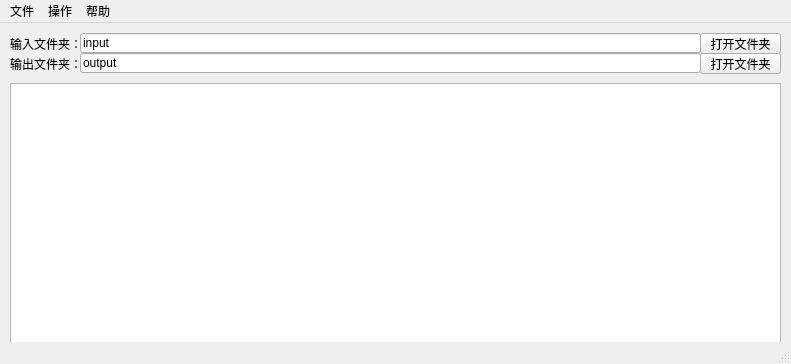
<?xml version="1.0" encoding="UTF-8"?>
<ui version="4.0">
 <class>MainWindow</class>
 <widget class="QMainWindow" name="MainWindow">
  <property name="geometry">
   <rect>
    <x>0</x>
    <y>0</y>
    <width>791</width>
    <height>364</height>
   </rect>
  </property>
  <property name="windowTitle">
   <string>MainWindow</string>
  </property>
  <widget class="QWidget" name="centralwidget">
   <widget class="QPlainTextEdit" name="log">
    <property name="geometry">
     <rect>
      <x>10</x>
      <y>60</y>
      <width>771</width>
      <height>261</height>
     </rect>
    </property>
    <property name="tabChangesFocus">
     <bool>true</bool>
    </property>
    <property name="readOnly">
     <bool>true</bool>
    </property>
   </widget>
   <widget class="QLineEdit" name="inputdir">
    <property name="geometry">
     <rect>
      <x>80</x>
      <y>10</y>
      <width>621</width>
      <height>20</height>
     </rect>
    </property>
    <property name="text">
     <string>input</string>
    </property>
    <property name="readOnly">
     <bool>true</bool>
    </property>
   </widget>
   <widget class="QLineEdit" name="outputdir">
    <property name="geometry">
     <rect>
      <x>80</x>
      <y>30</y>
      <width>621</width>
      <height>20</height>
     </rect>
    </property>
    <property name="text">
     <string>output</string>
    </property>
    <property name="readOnly">
     <bool>true</bool>
    </property>
   </widget>
   <widget class="QLabel" name="label">
    <property name="geometry">
     <rect>
      <x>10</x>
      <y>10</y>
      <width>71</width>
      <height>21</height>
     </rect>
    </property>
    <property name="text">
     <string>输入文件夹：</string>
    </property>
   </widget>
   <widget class="QLabel" name="label_2">
    <property name="geometry">
     <rect>
      <x>10</x>
      <y>30</y>
      <width>71</width>
      <height>21</height>
     </rect>
    </property>
    <property name="text">
     <string>输出文件夹：</string>
    </property>
   </widget>
   <widget class="QPushButton" name="pushButton">
    <property name="geometry">
     <rect>
      <x>700</x>
      <y>10</y>
      <width>81</width>
      <height>21</height>
     </rect>
    </property>
    <property name="text">
     <string>打开文件夹</string>
    </property>
   </widget>
   <widget class="QPushButton" name="pushButton_2">
    <property name="geometry">
     <rect>
      <x>700</x>
      <y>30</y>
      <width>81</width>
      <height>21</height>
     </rect>
    </property>
    <property name="text">
     <string>打开文件夹</string>
    </property>
   </widget>
  </widget>
  <widget class="QMenuBar" name="menubar">
   <property name="geometry">
    <rect>
     <x>0</x>
     <y>0</y>
     <width>791</width>
     <height>22</height>
    </rect>
   </property>
   <widget class="QMenu" name="menu">
    <property name="title">
     <string>文件</string>
    </property>
    <addaction name="action_2"/>
    <addaction name="action_3"/>
    <addaction name="separator"/>
    <addaction name="action_5"/>
   </widget>
   <widget class="QMenu" name="menu_2">
    <property name="title">
     <string>操作</string>
    </property>
    <addaction name="actionFlash"/>
    <addaction name="action_mcuimg_bin"/>
    <addaction name="action_GangImage"/>
    <addaction name="separator"/>
    <addaction name="action_6"/>
   </widget>
   <widget class="QMenu" name="menu_3">
    <property name="title">
     <string>帮助</string>
    </property>
    <addaction name="action"/>
   </widget>
   <addaction name="menu"/>
   <addaction name="menu_2"/>
   <addaction name="menu_3"/>
  </widget>
  <widget class="QStatusBar" name="statusbar"/>
  <action name="action">
   <property name="text">
    <string>关于</string>
   </property>
  </action>
  <action name="actionFlash">
   <property name="text">
    <string>设置Flash容量</string>
   </property>
   <property name="toolTip">
    <string>设置Flash容量</string>
   </property>
   <property name="shortcut">
    <string>Ctrl+M</string>
   </property>
  </action>
  <action name="action_2">
   <property name="text">
    <string>设置导入的文件夹</string>
   </property>
   <property name="shortcut">
    <string>Ctrl+I</string>
   </property>
  </action>
  <action name="action_3">
   <property name="text">
    <string>设置输出的文件夹</string>
   </property>
   <property name="shortcut">
    <string>Ctrl+O</string>
   </property>
  </action>
  <action name="action_5">
   <property name="text">
    <string>退出</string>
   </property>
   <property name="shortcut">
    <string>Ctrl+X</string>
   </property>
  </action>
  <action name="action_mcuimg_bin">
   <property name="text">
    <string>读入mcuimg.bin文件</string>
   </property>
   <property name="shortcut">
    <string>Ctrl+L</string>
   </property>
  </action>
  <action name="action_GangImage">
   <property name="text">
    <string>输出GangImage</string>
   </property>
   <property name="shortcut">
    <string>Ctrl+S</string>
   </property>
  </action>
  <action name="action_6">
   <property name="text">
    <string>脚本设置窗口</string>
   </property>
   <property name="shortcut">
    <string>Ctrl+E</string>
   </property>
  </action>
 </widget>
 <resources/>
 <connections/>
</ui>
